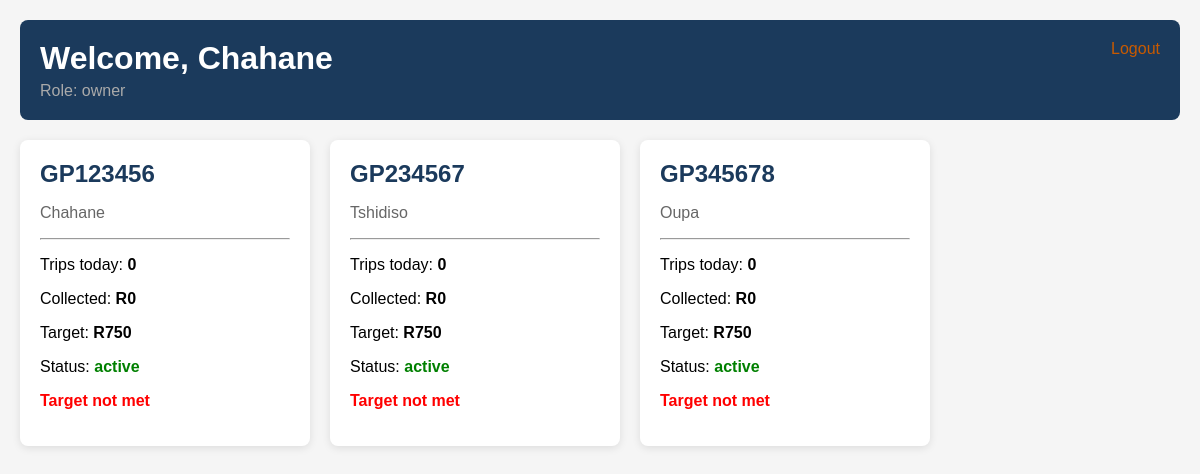
The page /dashboard (signed in) on the database as committed earlier.
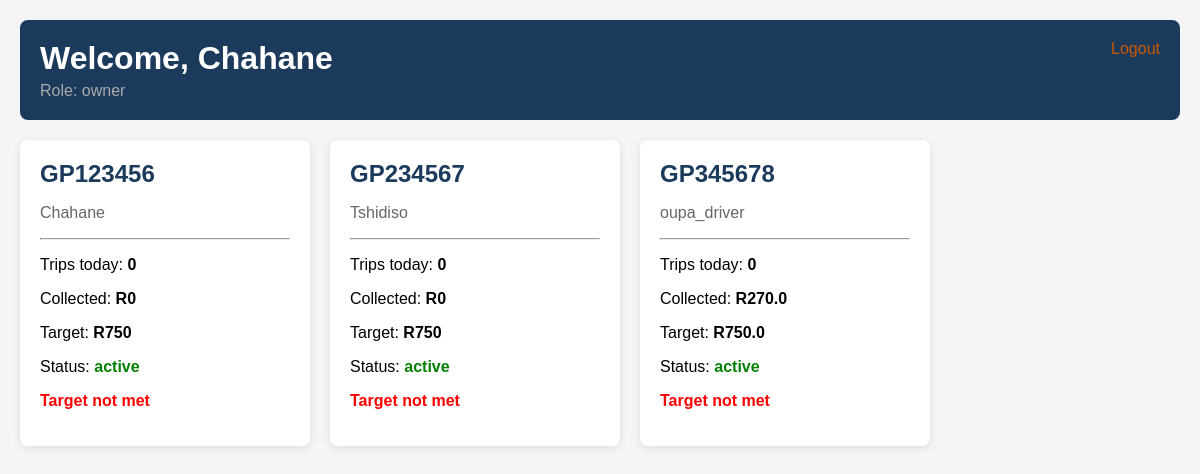
The same page on the database as committed later.
### tables this page shows
CREATE TABLE taxis (
            id INTEGER PRIMARY KEY AUTOINCREMENT,
            plate TEXT UNIQUE NOT NULL,
            driver_name TEXT,
            driver_phone TEXT,
            route TEXT,
            current_km INTEGER DEFAULT 0,
            last_service_km INTEGER DEFAULT 0,
            next_service_km INTEGER DEFAULT 0,
            last_service_date DATE,
            status TEXT DEFAULT 'active',
            owner_id INTEGER,
            FOREIGN KEY (owner_id) REFERENCES users(id)
        );

### taxi_app.py (the view)
@app.route("/dashboard")
@login_required
def dashboard():
    if session["role"] == "marshall":
        return redirect(url_for("marshall"))
    if session["role"] == "driver":
        return redirect(url_for("driver_dashboard"))
    today = datetime.date.today().isoformat()
    conn = get_db()
    cursor = conn.cursor()
    cursor.execute("""
        SELECT t.id, t.plate, t.driver_name, t.status,
                COUNT(tr.id) as trips_today,
                COALESCE(dt.target_amount, 750) as target,
                COALESCE(dt.collected_amount, 0) as collected
        FROM taxis t
        LEFT JOIN trips tr ON t.id = tr.taxi_id
            AND DATE(tr.timestamp) = ?
        LEFT JOIN daily_targets dt ON t.id = dt.taxi_id
            AND dt.date = ?
        GROUP BY t.id
    """, (today, today))
    taxis = [dict(row) for row in cursor.fetchall()]
    conn.close()
    return render_template("taxi_dashboard.html",
                           username=session["user"],
                           role=session["role"],
                           taxis=taxis,
                           today=today)

### taxi_app.py (called while the page is built)
def get_db():
    conn = sqlite3.connect("taxi.db")
    conn.row_factory = sqlite3.Row
    return conn

def login_required(f):
    @wraps(f)
    def decorated(*args, **kwargs):
        if "user" not in session:
            return redirect(url_for("login"))
        return f(*args, **kwargs)
    return decorated

### templates/taxi_dashboard.html (shortened to what this page needs)
<!DOCTYPE html>
<html>
<head>
</head>
<body>
    <div class="header">
        <a href="/logout" class="logout">Logout</a>
        <h1>Welcome, Chahane {{ user }}</h1>
        <p style="margin:5px 0 0 0; color: #aaa;">Role: {{ role }}</p>
    </div>
    <div style="display: flex; gap: 20px; flex-wrap: wrap;">
        {% for taxi in taxis %}
        <div style="background: white; border-radius: 8px; padding: 20px; width: 250px; box-shadow: 0 2px 8px rgba(0,0,0,0.1);">
            <h2 style="color: #1B3A5C; margin: 0;">{{ taxi.plate }}</h2>
            <p style="color: #666;">{{ taxi.driver_name or "No driver assigned" }}</p>
            <hr>
            <p>Trips today: <strong>{{ taxi.trips_today }}</strong></p>
            <p>Collected: <strong>R{{ taxi.collected }}</strong></p>
            <p>Target: <strong>R{{ taxi.target }}</strong></p>
            <p>Status:
                <strong style="color: {% if taxi.status == 'active' %}green{% else %}red{% endif %}">
                    {{ taxi.status }}
                </strong>
            </p>
            {% if taxi.collected >= taxi.target %}
                <p style="color: green; font-weight: bold;">Target met</p>
            {% else %}
                <p style="color: red; font-weight: bold;">Target not met</p>
            {% endif %}
        </div>
        {% endfor %}
    </div>
</body>
</html>

### templates/taxi_dashboard.html (style rules this page uses)
body { font-family: Arial; background: #f5f5f5; margin: 0; padding: 20px; }
.header { background: #1B3A5C; color: white; padding: 20px; border-radius: 8px; margin-bottom: 20px; }
h1 { margin: 0; }
.logout { float: right; color: #C85A00; text-decoration: none; }

Rows that differ between the two databases and show on the page:
changed taxis "GP345678": driver_name "Oupa" → "oupa_driver"; collected "0" → "270.0"; target "750" → "750.0"
